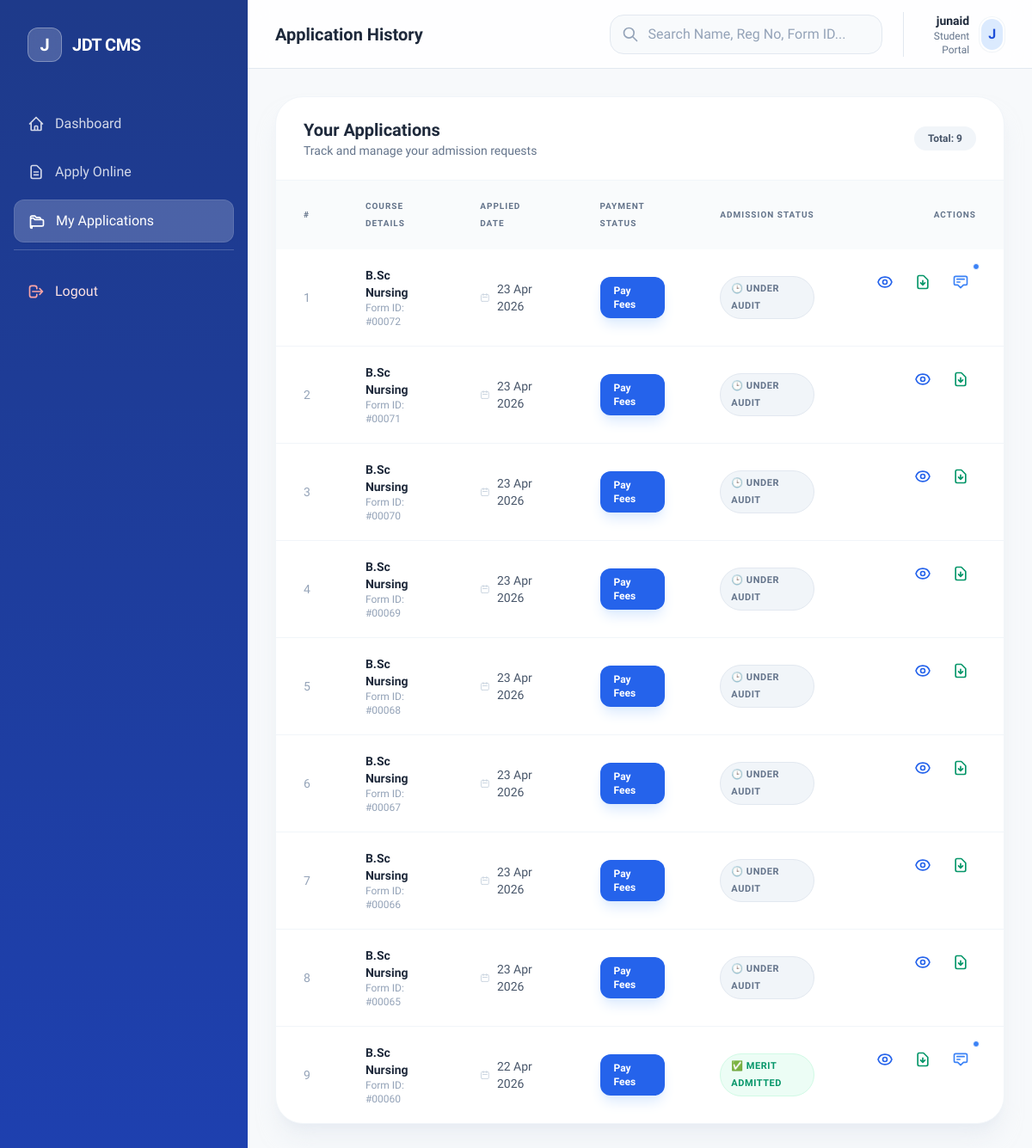
The page /my-applications/ (signed in) on the database its author committed.
### accounts/models.py (models this page shows, shortened)
class User(AbstractUser):
    ROLE_CHOICES = (
        ('student', 'Student'),
        ('institute', 'Institute'),
    )
    role = models.CharField(max_length=50, choices=ROLE_CHOICES)
    institute = models.ForeignKey(
        'institutes.Institute',
        on_delete=models.SET_NULL,
        null=True,
        blank=True,
        related_name='users'
    )

### applications/models.py (models this page shows, shortened)
class Application(models.Model):
    student = models.ForeignKey(User, on_delete=models.CASCADE)
    institute = models.ForeignKey(Institute, on_delete=models.CASCADE)
    academic_year = models.ForeignKey(AcademicYear, on_delete=models.CASCADE, null=True)
    course = models.ForeignKey(Course, on_delete=models.CASCADE)
    status = models.CharField(
        max_length=20,
        choices=[
            ('pending', 'Pending'),
            ('selected', 'Selected'),
            ('rejected', 'Rejected'),
            ('hold', 'On Hold'),
        ],
        default='pending'
    )
    remarks = models.TextField(null=True, blank=True)
    created_at = models.DateTimeField(auto_now_add=True)
    class Meta:
        ordering = ['-created_at']

### academics/models.py (models this page shows, shortened)
class Course(models.Model):
    institute = models.ForeignKey(
        Institute,
        on_delete=models.CASCADE,
        related_name='courses'
    )
    name = models.CharField(max_length=255)
    category = models.ForeignKey(
        CourseCategory,
        on_delete=models.SET_NULL,
        null=True,
        blank=True,
        related_name='courses'
    )
    course_code = models.CharField(max_length=20, unique=True, null=True, blank=True)
    course_category_type = models.CharField(max_length=10, default='semester', blank=True, null=True)
    course_category_labels = models.TextField(blank=True, null=True)
    class Meta:
        ordering = ['-id']

### applications/views.py (the view)
# urls.py: path('my-applications/', my_applications, name='my_applications'),
@login_required
def my_applications(request):
    apps = Application.objects.filter(student=request.user).select_related('course')
    return render(request, 'student/my_applications.html', {'apps': apps})

### templates/student/my_applications.html (shortened to what this page needs)
{% extends "dashboard_base.html" %}
{% block header_title %}Application History{% endblock %}
{% block sidebar_nav %}
<a href="/dashboard/" class="flex items-center gap-3 px-4 py-3 text-white/80 hover:bg-white/10 hover:text-white rounded-xl transition duration-200">
    <svg class="h-5 w-5" fill="none" stroke="currentColor" viewBox="0 0 24 24"><path stroke-linecap="round" stroke-linejoin="round" stroke-width="2" d="M3 12l2-2m0 0l7-7 7 7M5 10v10a1 1 0 001 1h3m10-11l2 2m-2-2v10a1 1 0 01-1 1h-3m-6 0a1 1 0 001-1v-4a1 1 0 011-1h2a1 1 0 011 1v4a1 1 0 001 1m-6 0h6"></path></svg>
    <span class="font-medium">Dashboard</span>
</a>
<a href="/apply/" class="flex items-center gap-3 px-4 py-3 text-white/80 hover:bg-white/10 hover:text-white rounded-xl transition duration-200">
    <svg class="h-5 w-5" fill="none" stroke="currentColor" viewBox="0 0 24 24"><path stroke-linecap="round" stroke-linejoin="round" stroke-width="2" d="M9 12h6m-6 4h6m2 5H7a2 2 0 01-2-2V5a2 2 0 012-2h5.586a1 1 0 01.707.293l5.414 5.414a1 1 0 01.293.707V19a2 2 0 01-2 2z"></path></svg>
    <span class="font-medium">Apply Online</span>
</a>
<a href="/my-applications/" class="flex items-center gap-3 px-4 py-3 bg-white/20 text-white rounded-xl transition duration-200 shadow-sm border border-white/10">
    <svg class="h-5 w-5" fill="none" stroke="currentColor" viewBox="0 0 24 24"><path stroke-linecap="round" stroke-linejoin="round" stroke-width="2" d="M5 19a2 2 0 01-2-2V7a2 2 0 012-2h4l2 2h4a2 2 0 012 2v1M5 19h14a2 2 0 002-2v-5a2 2 0 00-2-2H9l-2-2H5a2 2 0 00-2 2v10a2 2 0 002 2z"></path></svg>
    <span class="font-medium">My Applications</span>
</a>
{% endblock %}
{% block content %}
<div class="space-y-6">
    <div class="bg-white rounded-[2rem] shadow-xl shadow-slate-200/50 border border-slate-100 overflow-hidden">
        <div class="px-8 py-6 border-b border-slate-100 flex flex-col md:flex-row md:items-center justify-between gap-4">
            <div>
                <h3 class="text-xl font-bold text-slate-800">Your Applications</h3>
                <p class="text-sm text-slate-500">Track and manage your admission requests</p>
            </div>
            <div class="flex items-center gap-2">
                <span class="px-4 py-1.5 bg-slate-100 text-slate-600 rounded-full text-xs font-bold">Total: {{ apps|length }}</span>
            </div>
        </div>
        {% if apps %}
        <div class="overflow-x-auto">
            <table class="w-full text-sm">
                <thead>
                    <tr class="bg-slate-50/80 text-slate-500 uppercase text-[10px] tracking-widest font-black">
                        <th class="px-8 py-5 text-left">#</th>
                        <th class="px-8 py-5 text-left">Course Details</th>
                        <th class="px-8 py-5 text-left">Applied Date</th>
                        <th class="px-8 py-5 text-left">Payment Status</th>
                        <th class="px-8 py-5 text-left">Admission Status</th>
                        <th class="px-8 py-5 text-right">Actions</th>
                    </tr>
                </thead>
                <tbody class="divide-y divide-slate-100">
                    {% for app in apps %}
                    <tr class="group hover:bg-slate-50/50 transition-colors">
                        <td class="px-8 py-5 text-slate-400 font-medium">{{ forloop.counter }}</td>
                        <td class="px-8 py-5">
                            <div class="flex flex-col">
                                <span class="text-slate-800 font-bold group-hover:text-blue-600 transition-colors">{{ app.course.name }}</span>
                                <span class="text-xs text-slate-400 font-medium">Form ID: #{{ app.id|stringformat:"05d" }}</span>
                            </div>
                        </td>
                        <td class="px-8 py-5 text-slate-600 font-medium">
                            <div class="flex items-center gap-2">
                                <svg class="w-4 h-4 text-slate-300" fill="none" stroke="currentColor" viewBox="0 0 24 24"><path stroke-linecap="round" stroke-linejoin="round" stroke-width="2" d="M8 7V3m8 4V3m-9 8h10M5 21h14a2 2 0 002-2V7a2 2 0 00-2-2H5a2 2 0 00-2 2v12a2 2 0 002 2z"></path></svg>
                                {{ app.created_at|date:"d M Y" }}
                            </div>
                        </td>
                        <td class="px-8 py-5">
                            {% if app.payment.status == "success" %}
                                <div class="inline-flex items-center gap-1.5 px-3 py-1 bg-emerald-50 text-emerald-600 rounded-full text-[11px] font-bold border border-emerald-100">
                                    <span class="w-1.5 h-1.5 rounded-full bg-emerald-500"></span>
                                    Paid
                                </div>
                            {% else %}
                                <a href="/payment/{{ app.id }}/" class="inline-flex items-center gap-1.5 px-4 py-2 bg-blue-600 hover:bg-blue-700 text-white rounded-xl text-xs font-bold transition-all shadow-lg shadow-blue-100">
                                    Pay Fees
                                </a>
                            {% endif %}
                        </td>
                        <td class="px-8 py-5">
                            {% if app.status == "selected" %}
                                <span class="inline-flex items-center gap-1.5 px-3 py-1 bg-emerald-50 text-emerald-600 rounded-full text-[11px] font-bold border border-emerald-100 uppercase tracking-wider">✅ Merit Admitted</span>
                            {% elif app.status == "rejected" %}
                                <span class="inline-flex items-center gap-1.5 px-3 py-1 bg-red-50 text-red-600 rounded-full text-[11px] font-bold border border-red-100 uppercase tracking-wider">❌ Eligibility Denied</span>
                            {% elif app.status == "hold" %}
                                <span class="inline-flex items-center gap-1.5 px-3 py-1 bg-amber-50 text-amber-600 rounded-full text-[11px] font-bold border border-amber-100 uppercase tracking-wider">⏸ Review Hold</span>
                            {% elif app.status == "submitted" %}
                                <span class="inline-flex items-center gap-1.5 px-3 py-1 bg-indigo-50 text-indigo-600 rounded-full text-[11px] font-bold border border-indigo-100 uppercase tracking-wider">📩 Submitted</span>
                            {% else %}
                                <span class="inline-flex items-center gap-1.5 px-3 py-1 bg-slate-100 text-slate-500 rounded-full text-[11px] font-bold border border-slate-200 uppercase tracking-wider">🕒 Under Audit</span>
                            {% endif %}
                        </td>
                        <td class="px-8 py-5 text-right flex items-center justify-end gap-2">
                             <a href="/view/{{ app.id }}/" target="_blank" class="p-2 hover:bg-blue-50 text-blue-600 rounded-lg transition-colors group/btn relative" title="View Form">
                             </a>
                             <a href="{% url 'download_application_pdf' app.id %}" class="p-2 hover:bg-emerald-50 text-emerald-600 rounded-lg transition-colors group/btn relative" title="Download PDF">
                                <svg class="w-5 h-5" fill="none" stroke="currentColor" viewBox="0 0 24 24"><path stroke-linecap="round" stroke-linejoin="round" stroke-width="2" d="M12 10v6m0 0l-3-3m3 3l3-3m2 8H7a2 2 0 01-2-2V5a2 2 0 012-2h5.586a1 1 0 01.707.293l5.414 5.414a1 1 0 01.293.707V19a2 2 0 01-2 2z"></path></svg>
                             </a>
                             {% if app.remarks %}
                                <button onclick="showRemarks('{{ app.remarks|escapejs }}')" class="p-2 hover:bg-blue-50 text-blue-500 rounded-lg transition-colors group/btn relative" title="View Remarks">
                                    <svg class="w-5 h-5" fill="none" stroke="currentColor" viewBox="0 0 24 24"><path stroke-linecap="round" stroke-linejoin="round" stroke-width="2" d="M7 8h10M7 12h4m1 8l-4-4H5a2 2 0 01-2-2V6a2 2 0 012-2h14a2 2 0 012 2v8a2 2 0 01-2 2h-3l-4 4z"></path></svg>
                                    <span class="absolute -top-1 -right-1 w-2 h-2 bg-blue-500 rounded-full border border-white"></span>
                                </button>
                            {% endif %}
                        </td>
                    </tr>
                    {% endfor %}
                </tbody>
            </table>
        </div>
        {% endif %}
    </div>
</div>
{% endblock %}

### templates/dashboard_base.html (shortened to what this page needs)
{% extends "base.html" %}
{% block body_content %}
<div class="flex h-screen bg-slate-50 overflow-hidden">
    <aside id="sidebar" class="w-72 bg-gradient-to-b from-[#1e3a8a] to-[#1e40af] text-white flex-shrink-0 transition-all duration-300 ease-in-out md:translate-x-0 -translate-x-full fixed md:static inset-y-0 left-0 z-50">
        <div class="p-8 flex items-center justify-between">
            <div class="flex items-center gap-3">
                <div class="w-10 h-10 bg-white/20 backdrop-blur rounded-xl flex items-center justify-center border border-white/30">
                    <span class="text-xl font-bold">J</span>
                </div>
                <h2 class="text-xl font-bold tracking-tight">{% block sidebar_title %}JDT CMS{% endblock %}</h2>
            </div>
        </div>
        <nav class="mt-4 px-4 space-y-2 overflow-y-auto" style="height: calc(100vh - 120px);">
            {% block sidebar_nav %}{% endblock %}
            <div class="pt-6 mt-6 border-t border-white/20">
                <a href="{% if request.user.role == 'institute' %}{% url 'institute_logout' %}{% else %}/logout/{% endif %}" class="flex items-center gap-3 px-4 py-3 text-red-100 hover:bg-white/10 rounded-xl transition duration-200 group">
                    <svg class="h-5 w-5 text-red-300 group-hover:text-red-100" fill="none" stroke="currentColor" viewBox="0 0 24 24"><path stroke-linecap="round" stroke-linejoin="round" stroke-width="2" d="M17 16l4-4m0 0l-4-4m4 4H7m6 4v1a3 3 0 01-3 3H6a3 3 0 01-3-3V7a3 3 0 013-3h4a3 3 0 013 3v1"></path></svg>
                    <span class="font-medium">Logout</span>
                </a>
            </div>
        </nav>
    </aside>
    <div class="flex-1 flex flex-col min-w-0 overflow-hidden">
        <header class="h-20 bg-white/80 backdrop-blur-md border-b border-slate-200 px-4 md:px-8 flex items-center justify-between flex-shrink-0 z-30">
            <div class="flex items-center gap-4">
                <h1 class="text-xl font-semibold text-slate-800">{% block header_title %}Dashboard{% endblock %}</h1>
            </div>
            <div class="flex items-center gap-6">
                {% block topbar_search %}
                <form action="/institute/dashboard/" method="GET" class="relative group max-w-md w-full hidden md:block">
                    <div class="absolute inset-y-0 left-0 pl-3.5 flex items-center pointer-events-none transition-colors group-focus-within:text-blue-600 text-slate-400">
                    </div>
                    <input type="text" name="q" value="{{ query }}" placeholder="Search Name, Reg No, Form ID..."
                           class="block w-full pl-11 pr-4 py-2.5 bg-slate-50 border border-slate-200 rounded-2xl text-slate-700 placeholder-slate-400 focus:outline-none focus:ring-4 focus:ring-blue-100 focus:border-blue-500 focus:bg-white transition-all duration-200">
                </form>
                {% endblock %}
                <div class="flex items-center gap-3 pl-6 border-l border-slate-200">
                    <div class="text-right hidden sm:block">
                        <p class="text-sm font-semibold text-slate-800">{{ request.user.username }}</p>
                        <p class="text-xs text-slate-500 font-medium capitalize">
                            {% if request.user.is_staff %}Administrator{% else %}Student Portal{% endif %}
                        </p>
                    </div>
                    <div class="w-10 h-10 rounded-full bg-blue-100 flex items-center justify-center text-blue-700 font-bold border-2 border-white shadow-sm ring-1 ring-slate-100">
                        {{ request.user.username|first|upper }}
                    </div>
                </div>
            </div>
        </header>
        <main class="flex-1 overflow-y-auto bg-slate-50/50 p-4 md:p-8">
            {% block content %}
            {% endblock %}
        </main>
    </div>
</div>
{% endblock %}

### templates/base.html (shortened to what this page needs)
<!DOCTYPE html>
<html lang="en">
<head>
    <script src="https://cdn.tailwindcss.com"></script>
</head>
<body class="page-fade-in">
    {% block body_content %}
    {% endblock %}
</body>
</html>

### templates/base.html (style rules this page uses)
body { font-family: 'Raleway', sans-serif; background-color: #f8fafc; color: #1e293b; }
.page-fade-in { animation: fadeIn 0.4s ease-in-out; }

### rows shown on the page
User: user.username "junaid", user.username|first "J"
Application: course.name "B.Sc Nursing", id "00072", created_at "23 Apr 2026", status "🕒 UNDER AUDIT"
Application: course.name "B.Sc Nursing", id "00071", created_at "23 Apr 2026", status "🕒 UNDER AUDIT"
Application: course.name "B.Sc Nursing", id "00070", created_at "23 Apr 2026", status "🕒 UNDER AUDIT"
Application: course.name "B.Sc Nursing", id "00069", created_at "23 Apr 2026", status "🕒 UNDER AUDIT"
Application: course.name "B.Sc Nursing", id "00068", created_at "23 Apr 2026", status "🕒 UNDER AUDIT"
Application: course.name "B.Sc Nursing", id "00067", created_at "23 Apr 2026", status "🕒 UNDER AUDIT"
Application: course.name "B.Sc Nursing", id "00066", created_at "23 Apr 2026", status "🕒 UNDER AUDIT"
Application: course.name "B.Sc Nursing", id "00065", created_at "23 Apr 2026", status "🕒 UNDER AUDIT"
Application: course.name "B.Sc Nursing", id "00060", created_at "22 Apr 2026", status "✅ MERIT ADMITTED"

### other values the page prints
{{ apps|length }} "9"
